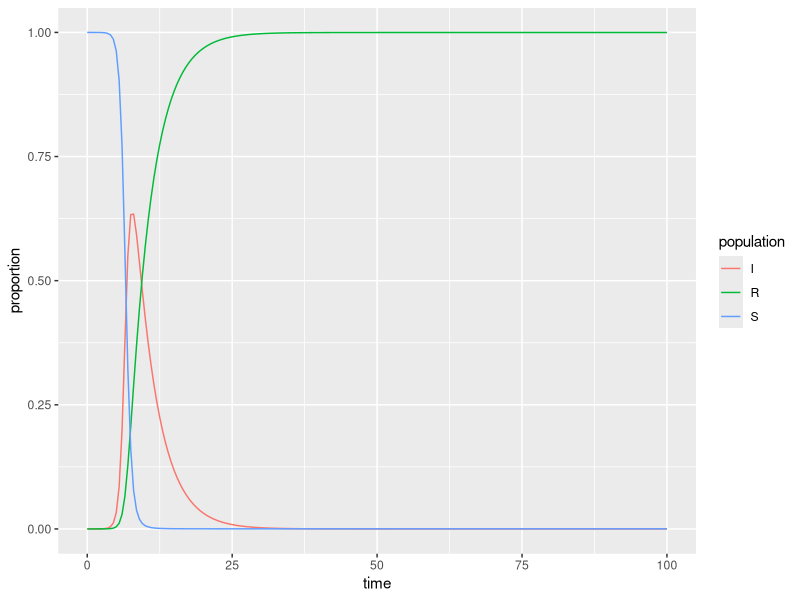

R code for this plot:
## ---- chunk 1
#| message: false
#| warning: false
library(tidyverse)
library(deSolve)
## ---- chunk 2
# Proportion in each compartment: Susceptible 0.999999, Infected 0.000001, Recovered 0 (these are directly from the example linked above) ----
init <- c(S = 1-1e-6, I = 1e-6, R = 0.0)

# beta: infection parameter; gamma: recovery parameter ----
parameters <- c(beta = 2.316, gamma = 0.261)

# time frame ----
times <- seq(0, 100, by = 0.5)
## ---- chunk 3
# Build the function with all ----
sir <- function(time, init, parameters) {

  with(as.list(c(init, parameters)), {
    dS <- -beta * S * I
    dI <-  beta * S * I - gamma * I
    dR <-  gamma * I
    
    return(list(c(dS, dI, dR)))
    
  })
  
}
## ---- chunk 4
# Solve using `deSolve::ode()` ----
approximation <- ode(y = init, times = times, func = sir, parms = parameters)
## ---- chunk 5
# Get output into a data frame ----
approx_df <- as.data.frame(approximation)

# Pivot longer so R will do the work for us ----
approx_long <- approx_df %>% 
  pivot_longer(cols = S:R, names_to = "population", values_to = "proportion")
## ---- chunk 6
ggplot(data = approx_long, aes(x = time, y = proportion)) +
  geom_line(aes(color = population))
